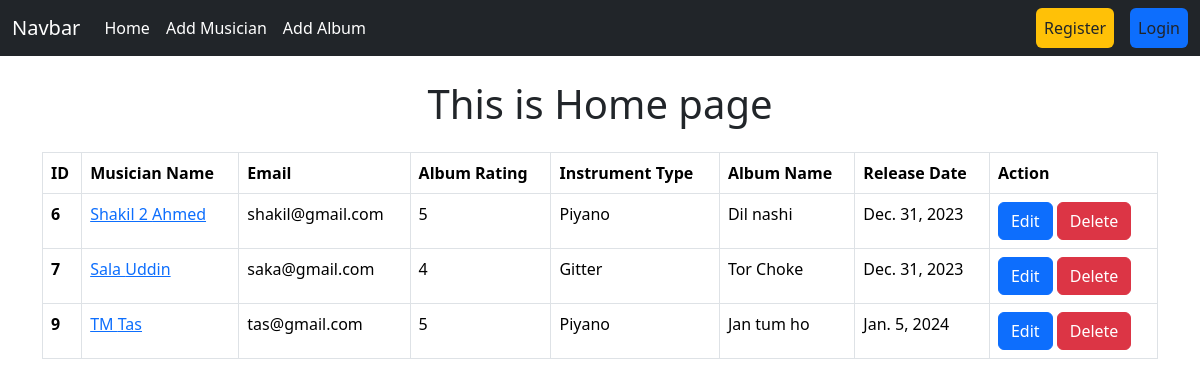
The page / on the database its author committed.
### album/models.py (models this page shows, shortened)
class Album(models.Model):
    album_name=models.CharField(max_length=50)
    musician=models.ForeignKey(Musician,on_delete=models.CASCADE)
    release_date=models.DateField(auto_now_add=True)
    RATING_CHOICES=[
        ('1','1'),
        ('2','2'),
        ('3','3'),
        ('4','4'),
        ('5','5'),
    ]
    rating=models.CharField(max_length=50,choices=RATING_CHOICES)

### musician/models.py (models this page shows, shortened)
class Musician(models.Model):
    first_name = models.CharField(max_length=50)
    last_name = models.CharField(max_length=50)
    email=models.EmailField()
    phone_number=models.CharField(max_length=15)
    instrument_type=models.CharField(max_length=50)

### Musicians_Directory/views.py (the view)
# urls.py: 2. Add a URL to urlpatterns:  path('', views.home, name='home')
def home(request):
    data=Album.objects.all()
    return render(request,'home.html',{'data':data})

### templates/home.html
{% extends "base.html" %}
{% block content %}
  <div class="container">
    <h1 class="text-center my-4">This is Home page</h1>
  {% if data %}
    <table class="table table-bordered">
  <thead>
    <tr>
      <th scope="col">ID</th>
      <th scope="col">Musician Name</th>
      <th scope="col">Email</th>
      <th scope="col">Album Rating</th>
      <th scope="col">Instrument Type</th>
      <th scope="col">Album Name</th>
      <th scope="col">Release Date</th>
      <th scope="col">Action</th>
    </tr>
  </thead>
  <tbody>
    {% for i in data %}
    <tr>
        <th scope="row">{{i.id}}</th>
      <td><a href="{% url 'edit_musician' i.musician.id %}">{{i.musician.first_name}} {{i.musician.last_name}}</a></td>
      <td>{{i.musician.email}}</td>
      <td>{{i.rating}}</td>
      <td>{{i.musician.instrument_type}}</td>
      <td>{{i.album_name}}</td>
      <td>{{i.release_date}}</td>
      <td><a href="{% url 'edit_album' i.id %}" class="btn btn-primary">Edit</a>
      <a href="{% url 'delete_musician' i.musician.id %}" class="btn btn-danger">Delete</a></td>
    </tr>
    {% endfor %}
  </tbody>
</table>
  {% else %}
    <h2 class="text-center bg-danger">There is no Data Available</h2>
  {% endif %}
  </div>
{% endblock content %}

### templates/base.html (shortened to what this page needs)
<!DOCTYPE html>
<html lang="en">
<head>
     <link href="https://cdn.jsdelivr.net/npm/bootstrap@5.3.2/dist/css/bootstrap.min.css" rel="stylesheet"
</head>
<body>
    <nav class="navbar navbar-expand-lg navbar-dark bg-dark">
  <div class="container-fluid">
    <a class="navbar-brand" href="#">Navbar</a>
    <div class="collapse navbar-collapse" id="navbarSupportedContent">
      <ul class="navbar-nav me-auto mb-2 mb-lg-0">
        <li class="nav-item">
          <a class="nav-link active" aria-current="page" href="{% url 'home' %}">Home</a>
        </li>
        <li class="nav-item">
          <a class="nav-link active" aria-current="page" href="{% url 'add_musician' %}">Add Musician</a>
        </li>
        <li class="nav-item">
          <a class="nav-link active" aria-current="page" href="{% url 'add_album' %}">Add Album</a>
        </li>
      </ul>
      <div class="d-flex">
        <ul class="navbar-nav me-auto mb-2 mb-lg-0">
          {% if request.user.is_authenticated %}
          <li class="nav-item mx-3">
          <a class="nav-link active btn btn-outline-danger text-dark" aria-current="page" href="{% url 'logout' %}">Logout</a>
        </li>
          {% else %}
          <li class="nav-item mx-3">
          <a class="nav-link active btn btn-outline-warning text-dark" aria-current="page" href="{% url 'register' %}">Register</a>
        </li>
        <li class="nav-item">
          <a class="nav-link active btn btn-outline-primary text-dark" href="{% url 'login' %}" aria-current="page" href="">Login</a>
        </li>
          {% endif %}
        </ul>
      </div>
    </div>
  </div>
</nav>
{% block content %}
{% endblock content %}
  </body>
</body>
</html>

### rows shown on the page
Album: id "6", musician.first_name "Shakil 2", musician.last_name "Ahmed", musician.email "shakil@gmail.com", rating "5", musician.instrument_type "Piyano", album_name "Dil nashi", release_date "Dec. 31, 2023"
Album: id "7", musician.first_name "Sala", musician.last_name "Uddin", musician.email "saka@gmail.com", rating "4", musician.instrument_type "Gitter", album_name "Tor Choke", release_date "Dec. 31, 2023"
Album: id "9", musician.first_name "TM", musician.last_name "Tas", musician.email "tas@gmail.com", rating "5", musician.instrument_type "Piyano", album_name "Jan tum ho", release_date "Jan. 5, 2024"
